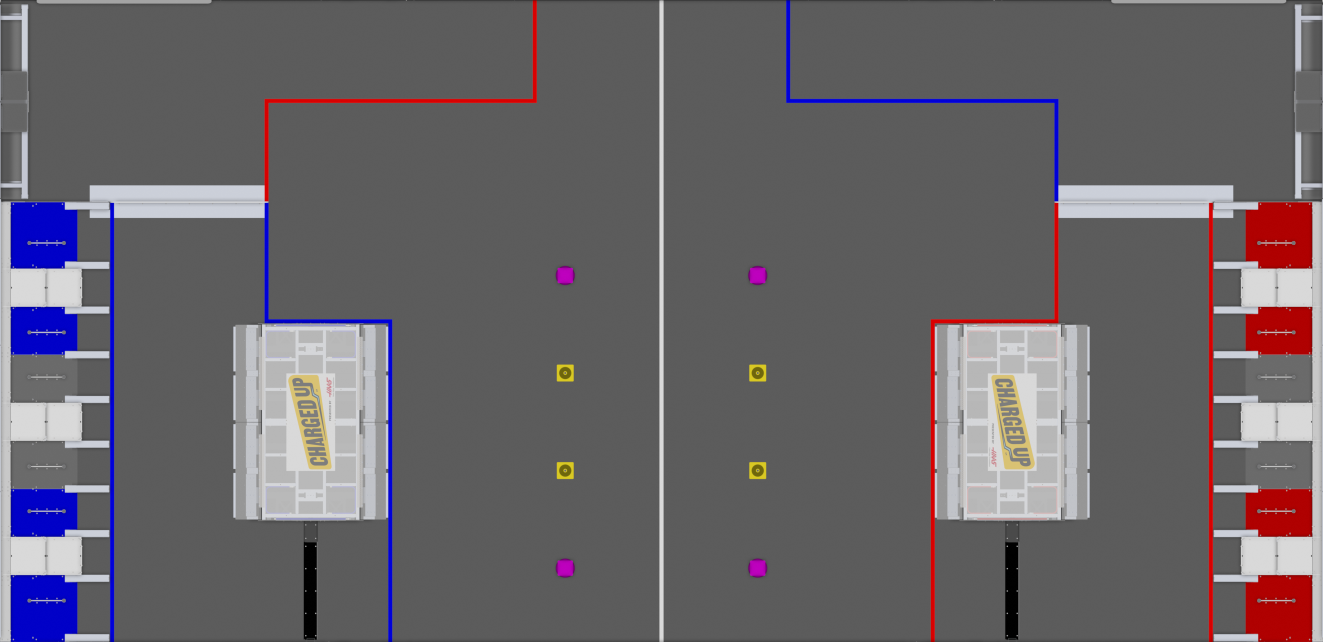
#> input picture FRC-2023/images/field.png, 2646 x 1283 px (shown at 1/2 size)
$ python run_crazy_test.py
#> lines starting #> are read from the running program, lines starting #| are printed output that depends on the picture
### FRC-2023/offboard/quikplan-swerve/utils/quikplan.py
import casadi as ca
from enum import IntEnum
import numpy as np
import matplotlib.pyplot as plt

from utils.helpers import in2m, interp_state_vector, interp_actions_vector


class BasePoseConstraint(object):
    def __init__(self, pose):
        self.pose = pose


class StoppedPoseConstraint(BasePoseConstraint):
    pass


class PoseConstraint(BasePoseConstraint):
    pass


class XConstraint(BasePoseConstraint):
    pass


class YConstraint(BasePoseConstraint):
    pass


class XYConstraint(BasePoseConstraint):
    pass


class StoppedXYConstraint(BasePoseConstraint):
    pass


class AngularConstraint(BasePoseConstraint):
    pass


class StayStoppedConstraint(object):
    def __init__(self, time):
        self.time = time


# Hacky way to enforce stop time
class SpeedConstraint(object):
    def __init__(self, speed):
        self.speed = speed


class InitializationConstraint(object):
    pass


class ActionType(IntEnum):
    NONE = 0
    SCORE_PIECE = 1
    DEPLOY_INTAKE = 2
    RETRACT_INTAKE = 3
    BALANCE = 4
    BALANCE_REVERSE = 5
    POOP_CHUTE = 6
    DRIVE_OFF_CHARGING_STATION_AND_BALANCE = 7


class Action(object):
    def __init__(self, action_type=ActionType.NONE, scoring_loc=None):
        self.action_type = action_type
        self.scoring_loc = scoring_loc


class QuikPlan(object):
    BALL_VELOCITY = 8.0  # m/s

    def __init__(
        self,
        field,
        robot,
        start_pose,
        start_constraints,
        start_action=Action(),
        apply_boundaries=True,
    ):
        self._field = field
        self._robot = robot
        self._apply_boundaries = apply_boundaries

        # Keep track of states as an initial guess
        self._states = np.zeros((1, 3))
        self._states[0, :] = start_pose

        # Dict of state_idx: action
        self._actions = {0: start_action}

        # List of the number of control intervals between each waypoint. There are |sum(Ns) + 1| states.
        self._Ns = []

        # List of (state_idx, constraint) tuples
        self._waypoint_idx = -1
        self._constraints = []
        for c in start_constraints:
            self._constraints.append((0, c, self._waypoint_idx))

    def add_waypoint(
        self,
        pose,
        N,
        intermediate_constraints=[],
        end_constraints=[],
        end_action=Action(),
    ):
        # Linearly interpolate to initialize states
        # TODO: Fix excessive copying
        last_state = self._states[-1, :]
        new_states = np.zeros((N, 3))
        new_states[:, 0] = np.linspace(last_state[0], pose[0], N + 1)[1:]
        new_states[:, 1] = np.linspace(last_state[1], pose[1], N + 1)[1:]
        new_states[:, 2] = np.linspace(last_state[2], pose[2], N + 1)[1:]
        self._states = np.vstack((self._states, new_states))

        # Store end action
        self._actions[len(self._states) - 1] = end_action

        # Save constraints
        self._waypoint_idx += 1
        start_N = sum(self._Ns)
        for i in range(start_N, start_N + N + 1):
            for c in intermediate_constraints:
                self._constraints.append((i, c, self._waypoint_idx))
            if i == start_N + N:
                for c in end_constraints:
                    self._constraints.append((i, c, self._waypoint_idx))

        # Update Ns
        self._Ns.append(N)

    def plot_init(self, mod=10):
        fig, ax = plt.subplots()
        self._field.plot_field(ax)

        num_states = self._states.shape[0]
        for i in range(num_states):
            state = self._states[i]
            self._robot.plot(ax, state)
        plt.show()

    def plan(self):
        # Construct optimization problem
        opti = ca.Opti()
        N = sum(self._Ns)

        # State variables
        X = opti.variable(9, N + 1)
        xpos = X[0, :]
        ypos = X[1, :]
        theta = X[2, :]
        xDot = X[3, :]
        yDot = X[4, :]
        thetaDot = X[5, :]
        xDotDot = X[6, :]
        yDotDot = X[7, :]
        thetaDotDot = X[8, :]

        # Control variables
        U = opti.variable(3, N)
        xDotDotDot = U[0, :]
        yDotDotDot = U[1, :]
        thetaDotDotDot = U[2, :]

        # Total time variable per segment
        Ts = []
        dts = []
        for n in self._Ns:
            T = opti.variable()
            dt = T / n
            Ts.append(T)
            dts.append(dt)

            # Apply time constraint & initial guess
            opti.subject_to(T >= 0)
            opti.set_initial(T, 5)

        # Minimize time + control^2, with much lower weight on control
        # Penalizing control is necessary because swerve has overconstrained DOFs,
        # which can result in unnecessary motion that doesn't add to the total
        # trajectory time. By penalizing control, we reduce this excess motion.
        LINEAR_CONTROL_WEIGHT = 1e-5
        ANGULAR_CONTROL_WEIGHT = 1e-4
        control_cost = 0.0
        # [4 lines of commented-out code are left out]
        total_time = sum(Ts)
        opti.minimize(total_time + control_cost)

        # Apply dynamic constriants
        start_n = 0
        for n, dt in zip(self._Ns, dts):
            end_n = start_n + n
            for k in range(start_n, end_n):
                x_next = X[:, k] + self._robot.dynamics_model(X[:, k], U[:, k]) * dt
                opti.subject_to(X[:, k + 1] == x_next)
            start_n = end_n

        # Apply whole robot limits
        LINEAR_VEL_LIMIT = 3.0  # m/s
        LINEAR_VEL_LIMIT_SQ = LINEAR_VEL_LIMIT * LINEAR_VEL_LIMIT
        ROTATIONAL_VEL_LIMIT = 2.0 * np.pi  # rad/s
        opti.subject_to(
            opti.bounded(
                -LINEAR_VEL_LIMIT_SQ, xDot * xDot + yDot * yDot, LINEAR_VEL_LIMIT_SQ
            )
        )
        opti.subject_to(
            opti.bounded(-ROTATIONAL_VEL_LIMIT, thetaDot, ROTATIONAL_VEL_LIMIT)
        )

        LINEAR_ACCEL_LIMIT = 2.0  # m/s/s
        LINEAR_ACCEL_LIMIT_SQ = LINEAR_ACCEL_LIMIT * LINEAR_ACCEL_LIMIT
        ROTATIONAL_ACCEL_LIMIT = 1.0 * np.pi  # rad/s/s
        opti.subject_to(
            opti.bounded(
                -LINEAR_ACCEL_LIMIT_SQ,
                xDotDot * xDotDot + yDotDot * yDotDot,
                LINEAR_ACCEL_LIMIT_SQ,
            )
        )
        opti.subject_to(
            opti.bounded(-ROTATIONAL_ACCEL_LIMIT, thetaDotDot, ROTATIONAL_ACCEL_LIMIT)
        )

        LINEAR_JERK_LIMIT = 9.0  # m/s/s/s
        LINEAR_JERK_LIMIT_SQ = LINEAR_JERK_LIMIT * LINEAR_JERK_LIMIT
        ROTATIONAL_JERK_LIMIT = 6.0 * np.pi  # rad/s/s/s
        opti.subject_to(
            opti.bounded(
                -LINEAR_JERK_LIMIT_SQ,
                xDotDotDot * xDotDotDot + yDotDotDot * yDotDotDot,
                LINEAR_JERK_LIMIT_SQ,
            )
        )
        opti.subject_to(
            opti.bounded(-ROTATIONAL_JERK_LIMIT, thetaDotDotDot, ROTATIONAL_JERK_LIMIT)
        )

        if self._apply_boundaries:
            # Apply field boundary constraints
            opti.subject_to(
                opti.bounded(
                    self._robot.WIDTH * 0.5,
                    xpos,
                    self._field.LENGTH - self._robot.WIDTH * 0.5,
                )
            )
            opti.subject_to(
                opti.bounded(
                    self._robot.WIDTH * 0.5,
                    ypos,
                    self._field.WIDTH - self._robot.WIDTH * 0.5,
                )
            )

        # Apply state constraints
        for i, constraint, waypoint_idx in self._constraints:
            if type(constraint) in {StoppedPoseConstraint, PoseConstraint}:
                opti.subject_to(X[0, i] == constraint.pose[0])
                opti.subject_to(X[1, i] == constraint.pose[1])
            if type(constraint) in {
                StoppedPoseConstraint,
                PoseConstraint,
                AngularConstraint,
            }:
                opti.subject_to(X[2, i] == constraint.pose[2])
            if type(constraint) in {StoppedPoseConstraint, StoppedXYConstraint}:
                opti.subject_to(X[3, i] == 0.0)
                opti.subject_to(X[4, i] == 0.0)
                opti.subject_to(X[5, i] == 0.0)
            if type(constraint) in {XConstraint, XYConstraint, StoppedXYConstraint}:
                opti.subject_to(X[0, i] == constraint.pose[0])
            if type(constraint) in {YConstraint, XYConstraint, StoppedXYConstraint}:
                opti.subject_to(X[1, i] == constraint.pose[1])
            if type(constraint) == SpeedConstraint:
                self._robot.apply_speed_constraint(opti, X, U, i, constraint.speed)
            if type(constraint) == StayStoppedConstraint:
                if i > 0:
                    opti.subject_to(X[0:3, i] == X[0:3, i - 1])
                    opti.subject_to(Ts[waypoint_idx] == constraint.time)
            if type(constraint) == InitializationConstraint:
                opti.subject_to(Ts[waypoint_idx] == 0.0)

        # Apply module torque/friction constraints
        # v0s, v1s, v2s, v3s, f0s, f1s, f2s, f3s = self._robot.apply_module_constraints(
        #     opti, X, U, N
        # )

        # Apply obstacle constraints
        self._robot.apply_obstacle_constraints(
            opti, xpos, ypos, theta, self._field.OBSTACLES
        )

        # Set initial guess
        opti.set_initial(xpos, self._states[:, 0])
        opti.set_initial(ypos, self._states[:, 1])
        opti.set_initial(theta, self._states[:, 2])

        # Solve
        opti.solver("ipopt")
        sol = opti.solve()
        for t in Ts:
            print(sol.value(t))
        print(f"Total time: {sol.value(total_time)}")

        # Interpolate result
        times = [0.0]
        action_idx = 0
        start_action = self._actions.get(0, Action())
        actions = [start_action]
        for n, t, dt in zip(self._Ns, Ts, dts):
            times += list(
                np.linspace(times[-1] + sol.value(dt), times[-1] + sol.value(t), n)
            )
            actions += (n - 1) * [Action()]

            action_idx += n
            action = self._actions.get(action_idx, Action())
            actions.append(action)

        interp_times, interp_x = interp_state_vector(times, sol.value(xpos), 0.02)
        _, interp_y = interp_state_vector(times, sol.value(ypos), 0.02)
        _, interp_theta = interp_state_vector(times, sol.value(theta), 0.02)
        _, interp_xDot = interp_state_vector(times, sol.value(xDot), 0.02)
        _, interp_yDot = interp_state_vector(times, sol.value(yDot), 0.02)
        _, interp_thetaDot = interp_state_vector(times, sol.value(thetaDot), 0.02)
        interp_action_type, interp_grid_id, interp_node_id = interp_actions_vector(
            times, actions, 0.02, Action()
        )

        # [26 lines of commented-out code are left out]

        return np.transpose(
            np.vstack(
                [
                    interp_times,
                    interp_x,
                    interp_y,
                    interp_theta,
                    interp_xDot,
                    interp_yDot,
                    interp_thetaDot,
                    interp_action_type,
                    interp_grid_id,
                    interp_node_id,
                ]
            )
        )

### FRC-2023/offboard/quikplan-swerve/utils/field.py
import matplotlib.animation as animation
import matplotlib.pyplot as plt
import matplotlib.image as mpimg
import numpy as np
import os

from utils.helpers import in2m

# (0, 0) at the center of the field
# +x points toward the opposing alliance station wall
# +y points left
class Field(object):
    FIELD_IMAGE = os.path.join(os.path.dirname(__file__), "../../../images/field.png")
    LENGTH = in2m(12 * 54 + 3.25)  # m
    WIDTH = in2m(12 * 26 + 3.5)  # m

    OBSTACLES = [  # (x, y, radius)
        (3.8, 6.3, 1.0),  # red loading station
        (2.9, 3.9, 0.1),  # blue charge station top left
        (4.9, 3.9, 0.1),  # blue charge station top right
        (2.9, 1.6, 0.1),  # blue charge station bottom left
        (4.9, 1.6, 0.1),  # blue charge station bottom right
        (13.2, 6.4, 1.0),  # blue loading station
        (11.7, 3.9, 0.1),  # red charge station top left
        (13.6, 3.9, 0.1),  # red charge station top right
        (11.7, 1.6, 0.1),  # red charge station bottom left
        (13.6, 1.6, 0.1),  # red charge station bottom right
        (4.0, -0.9, 1.0),  # blue bottom border
        (12.5, -0.9, 1.0),  # red bottom border
    ]

    def __init__(self, obstacles=True):
        if not obstacles:
            self.OBSTACLES = []

    def plot_field(self, ax):
        img = mpimg.imread(self.FIELD_IMAGE)
        ax.imshow(img, extent=[0.0, self.LENGTH, 0.0, self.WIDTH])
        # Plot obstacles
        for x, y, r in self.OBSTACLES:
            ax.add_artist(plt.Circle((x, y), r, color="m"))

    # [55 lines left out: functions plot_traj, anim_traj, not called in this run]

### FRC-2023/offboard/quikplan-swerve/utils/helpers.py
import csv
import numpy as np
import os


class PoseConstructor:
    def __init__(self, field, alliance):
        self.field = field
        self.is_blue = alliance == "blue"

    # [10 lines left out: function construct_pose, not called in this run]


def in2m(inches):
    # Inches to meters
    return inches * 2.54 / 100.0


def rotate_around_origin(point, theta):
    x, y = point
    return (
        x * np.cos(theta) - y * np.sin(theta),
        y * np.cos(theta) + x * np.sin(theta),
    )


def transform_geometry(geometry, pose):
    x, y, theta = pose
    transformed_geometry = []
    for point1, point2 in geometry:
        new_point1 = rotate_around_origin(point1, theta) + np.array([x, y])
        new_point2 = rotate_around_origin(point2, theta) + np.array([x, y])
        transformed_geometry.append((new_point1, new_point2))
    return transformed_geometry


def interp_state_vector(times, states, new_dt):
    interp_times = np.arange(0, times[-1], new_dt)
    return interp_times, np.interp(interp_times, times, states)


# [47 lines left out: functions interp_actions_vector, write_to_csv, not called in this run]

### FRC-2023/offboard/quikplan-swerve/utils/robot.py
import casadi as ca
import matplotlib as mpl
import numpy as np

from utils.helpers import in2m, rotate_around_origin, transform_geometry

G = 9.81  # m/s/s
MODULE_X_DIST = in2m(11.875)  # m
MODULE_Y_DIST = in2m(11.875)  # m


class Robot(object):
    def __init__(self):
        # Geometry
        self.WIDTH = in2m(36.0)  # m
        self.LENGTH = in2m(36.0)  # m
        self.GEOMETRY = [
            [
                (self.LENGTH / 2, self.WIDTH / 2),
                (self.LENGTH / 2, -self.WIDTH / 2),
            ],  # Front
            [
                (-self.LENGTH / 2, self.WIDTH / 2),
                (-self.LENGTH / 2, -self.WIDTH / 2),
            ],  # Back
            [
                (self.LENGTH / 2, self.WIDTH / 2),
                (-self.LENGTH / 2, self.WIDTH / 2),
            ],  # Left
            [
                (self.LENGTH / 2, -self.WIDTH / 2),
                (-self.LENGTH / 2, -self.WIDTH / 2),
            ],  # Right
        ]
        self.OBSTACLE_BUFFER = 0.1  # m
        self.WHEEL_DIA = in2m(3.94)  # m
        self.MODULE_POSITIONS = [
            (MODULE_X_DIST, MODULE_Y_DIST),  # ID 0: FL
            (MODULE_X_DIST, -MODULE_Y_DIST),  # ID 1: FR
            (-MODULE_X_DIST, -MODULE_Y_DIST),  # ID 2: BR
            (-MODULE_X_DIST, MODULE_Y_DIST),  # ID 3: BL
        ]
        self.NUM_MODULES = len(self.MODULE_POSITIONS)

        # Mass / Inertia
        self.MU = 0.8
        self.MASS = 68.0  # kg
        self.J = (
            self.MASS * (self.LENGTH**2 + self.WIDTH**2)
        ) / 12.0  # Moment of inertia
        self.J *= 1.1  # Conservative scaling

        # Motors
        self.MOTOR_MAX_TORQUE = 0.8  # N*m @ 40A
        self.MOTOR_MAX_RPM = 4000  # RPM @ 10V
        self.DRIVE_RATIO = 6.75  # 6.75:1
        self.WHEEL_40A_FORCE = (
            self.MOTOR_MAX_TORQUE * self.DRIVE_RATIO / (self.WHEEL_DIA / 2.0)
        )

    def plot(self, ax, state, robot_axis_plot_size=0.1):
        pose = state[:3]

        # Plot robot geometry
        ax.add_collection(
            mpl.collections.LineCollection(
                transform_geometry(self.GEOMETRY, pose), color="k"
            )
        )
        # Plot robot axes
        ax.add_collection(
            mpl.collections.LineCollection(
                transform_geometry([[(0, 0), (robot_axis_plot_size, 0)]], pose),
                color="r",
            )
        )
        ax.add_collection(
            mpl.collections.LineCollection(
                transform_geometry([[(0, 0), (0, robot_axis_plot_size)]], pose),
                color="g",
            )
        )

    # [221 lines left out: functions dynamics_model, get_vector_to_module, apply_speed_constraint, apply_module_constraints, apply_obstacle_constraints, not called in this run]

### FRC-2023/offboard/quikplan-swerve/run_crazy_test.py
import argparse
import sys

import matplotlib.pyplot as plt
import numpy as np

from utils.field import Field
from utils.robot import Robot
from utils.quikplan import QuikPlan, StoppedPoseConstraint
from utils.helpers import write_to_csv


def plan(quiet):
    # Create the field
    field = Field(obstacles=False)

    # Create the robot model
    robot = Robot()

    # Configure the optimizer
    start_pose = (0, 0, 0)
    qp = QuikPlan(
        field,
        robot,
        start_pose,
        [StoppedPoseConstraint(start_pose)],
        apply_boundaries=False,
    )

    waypoint2 = (4.0, 0.0, np.pi)
    qp.add_waypoint(waypoint2, 10, end_constraints=[StoppedPoseConstraint(waypoint2)])

    waypoint3 = (2.0, 2.0, 2.0 * np.pi)
    qp.add_waypoint(waypoint3, 10, end_constraints=[StoppedPoseConstraint(waypoint3)])

    waypoint4 = (4.0, 2.0, 4.0 * np.pi)
    qp.add_waypoint(waypoint4, 10, end_constraints=[StoppedPoseConstraint(waypoint4)])

    waypoint5 = (0.0, 0.0, 8.0 * np.pi)
    qp.add_waypoint(waypoint5, 10, end_constraints=[StoppedPoseConstraint(waypoint5)])

    if not quiet:
        qp.plot_init()
#> in plot_field, img is the input picture: shape (1283, 2646, 4) float32; mean R, G, B, A 0.418, 0.4, 0.419, 1
#> in plot_init, `plt.show()`:
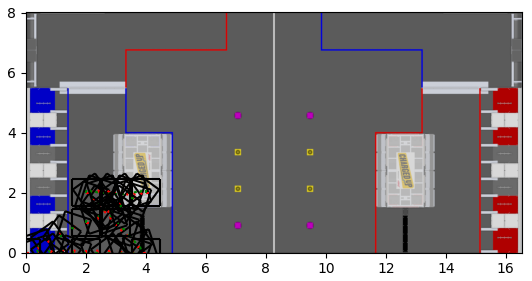
#> figure drawn by matplotlib, 1 panel

    # Plan the trajectory
    traj = qp.plan()
    write_to_csv(traj, "crazy_test")

    # Plot
    field.plot_traj(robot, traj, "crazy_test.png", save=True, quiet=quiet)

    if not quiet:
        # Animate
        field.anim_traj(robot, traj, "crazy_test.gif", save_gif=False)


if __name__ == "__main__":
    parser = argparse.ArgumentParser()
    parser.add_argument("--quiet", action="store_true")
    args = parser.parse_args(sys.argv[1:])
    plan(args.quiet)
#> (the call stopped at in plan, `opti = ca.Opti()`: casadi is not available in this run)

$ run again, with FRC-2023/offboard/quikplan-swerve/plots/blue_bottom_cone_cube_charge.png copied over FRC-2023/images/field.png
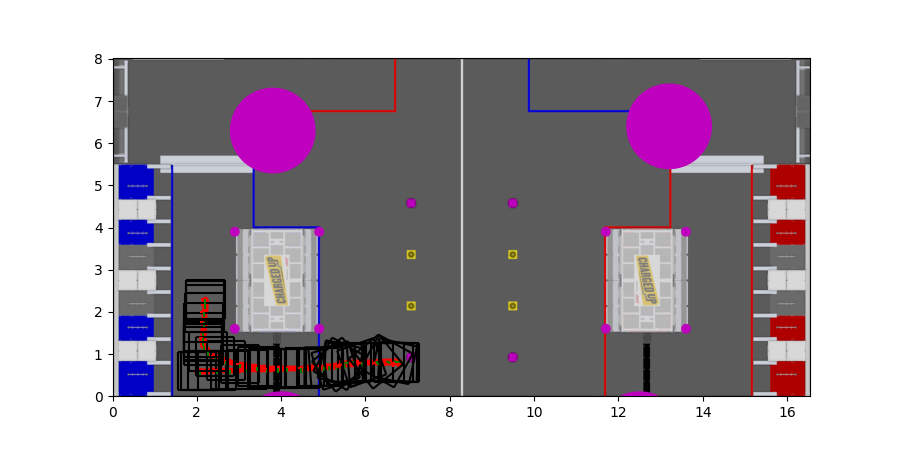
#> input picture FRC-2023/offboard/quikplan-swerve/plots/blue_bottom_cone_cube_charge.png, 900 x 450 px
#> in plot_field, img is the input picture: shape (450, 900, 4) float32; mean R, G, B, A 0.656, 0.622, 0.655, 1
#> in plot_init, `plt.show()`:
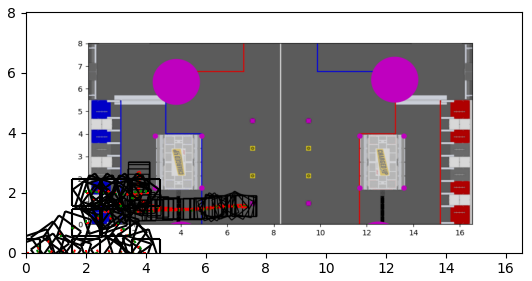
#> figure drawn by matplotlib, 1 panel
